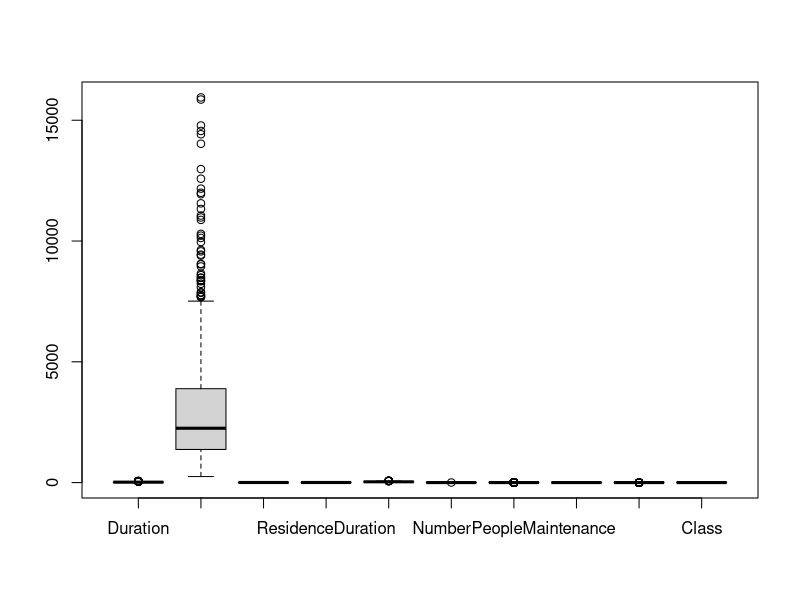

Recreate this plot in R.
## ---- chunk 1
# Enter your name here: Hongdi Li
## ---- chunk 2
# 1. I did this lab assignment by myself, with help from the book and the professor.

## ---- chunk 3
library(caret)
data("GermanCredit")
subCredit <- GermanCredit[,1:10]
str(subCredit)
## ---- chunk 4
help(GermanCredit)
## ---- chunk 5
trainList <- createDataPartition(y=subCredit$Class,p=.40,list=FALSE)
## ---- chunk 6
dim(trainList)

## ---- chunk 7
#randomly selecting 40 percent of the indices from subCredit and using them to subset from it to create a train set,
## ---- chunk 8
trainSet <- subCredit[trainList,]
dim(trainSet)
## ---- chunk 9
testSet <- subCredit[-trainList,]
dim(testSet)
## ---- chunk 10
boxplot(testSet)
## ---- chunk 11
library(kernlab)
ans<-ksvm(Class ~ ., data=trainSet, kernel= "rbfdot", kpar = "automatic", C = 5, cross = 3, prob.model = TRUE)
ans
## ---- chunk 12
# Cross validation error : 0.320091, cross validation error value is good to be less. 
#Thus, I think 0.32 which is small enough. This is a good model
## ---- chunk 13
out<-predict(ans,
                   testSet, 
                   type = 
)

## ---- chunk 14
str(out)
table(testSet$Class,out)
## ---- chunk 15
diag(table(testSet$Class,out))
sum(table(testSet$Class,out))
recall<-43/(43+36)
Precision<-43/(43+137)
recall
Precision
# our model doing 600 test and get 384 good and 43 bad. we have 173 give the wrong output, 
# which 36 predict good but bad, and 137 predict bad but good.
#recall is 0.58
#precision is 0.19

## ---- chunk 16

library(e1071)
confusionMatrix(testSet$Class, out)
